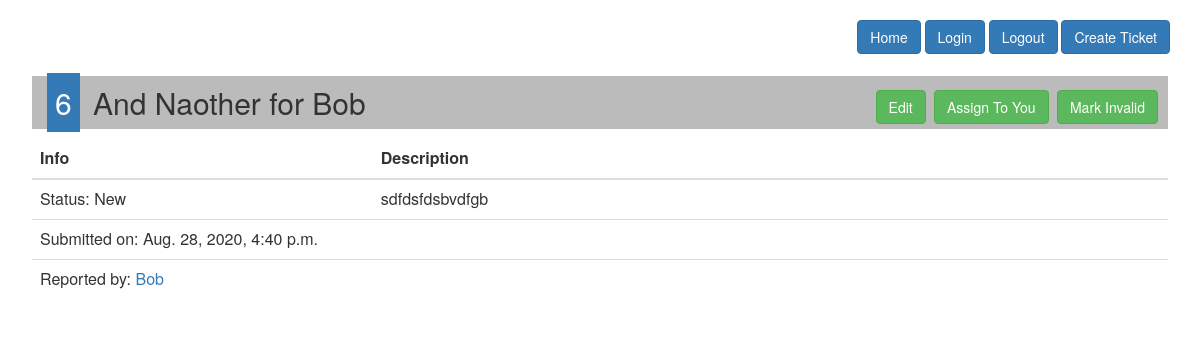
Before: /ticket/6/ with the older database file.
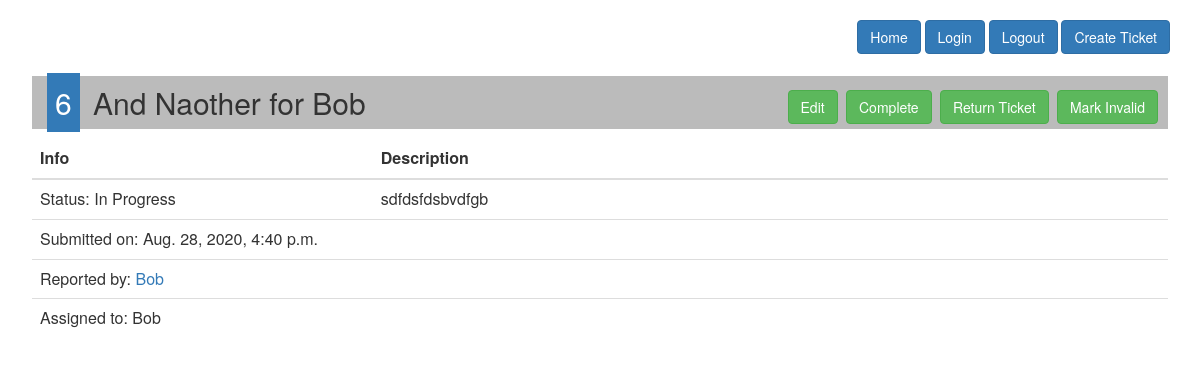
After: the same page with the newer database file.
### homepage/models.py (models this page shows, shortened)
class Ticket(models.Model):
    title = models.CharField(max_length=50)
    post_date = models.DateTimeField(default=timezone.now)
    description = models.TextField()
    user_filed = models.ForeignKey(newauthmodel, on_delete=models.CASCADE)
    status = models.CharField(max_length=50, default='New')
    user_assigned = models.CharField(max_length=50, blank=True, null=True)
    user_completed = models.CharField(max_length=50, blank=True, null=True)

### myuser/models.py (models this page shows)
class MyUser(AbstractUser):
    pass

### homepage/views.py (the view)
# urls.py: path('ticket/<int:ticket_id>/', ticket_detail_view, name="ticketview"),
def ticket_detail_view(request, ticket_id):
    my_ticket = Ticket.objects.filter(id=ticket_id).first()
    return render(request, "ticket_detail.html", {"ticket": my_ticket})

### templates/ticket_detail.html (shortened to what this page needs)
{% extends 'base.html' %} {% block content %}
<br />
<div align="right">
  <a href="/" class="btn btn-primary">Home</a>&nbsp;<a
    href="/login/"
    class="btn btn-primary"
    >Login</a
  >&nbsp;<a href="/logout/" class="btn btn-primary">Logout</a>&nbsp;<a
    href="/addticket/"
    class="btn btn-primary"
    >Create Ticket</a
  >
</div>
{% if not ticket %}
<h1>The ticket you are looking for does not exist.</h1>
{% else %}
<div class="card" style="padding: 2px">
  <h2 class="card-header" style="background-color: #bbb; padding: 10px">
    <span
      style="color: white; background-color: #337ab7; margin: 5px; padding: 8px"
      >{{ ticket.id }}</span
    >&nbsp;{{ ticket.title }}
    <span style="float: right">
      {% if ticket.status == "In Progress" %}
      <a class="btn btn-success" href="/ticket/{{ ticket.id }}/edit">Edit</a>
      <a class="btn btn-success" href="/ticket/{{ ticket.id }}/action/done"
        >Complete</a
      >
      <a class="btn btn-success" href="/ticket/{{ ticket.id }}/action/unassign"
        >Return Ticket</a
      >
      <a class="btn btn-success" href="/ticket/{{ ticket.id }}/action/invalid"
        >Mark Invalid</a
      >
      {% elif ticket.status == "Done" %}
      <a class="btn btn-success" href="/ticket/{{ ticket.id }}/action/reopen"
        >Reopen Ticket</a
      >
      {% elif ticket.status == "Invalid" %}
      <a class="btn btn-success" href="/ticket/{{ ticket.id }}/action/reopen"
        >Reopen Ticket</a
      >
      {% else %}
      <a class="btn btn-success" href="/ticket/{{ ticket.id }}/edit">Edit</a>
      <a class="btn btn-success" href="/ticket/{{ ticket.id }}/action/assign"
        >Assign To You</a
      >
      <a class="btn btn-success" href="/ticket/{{ ticket.id }}/action/invalid"
        >Mark Invalid</a
      >
      {% endif %}
    </span>
  </h2>
  <div class="card-body">
    <table class="table">
      <thead>
        <tr>
          <th scope="col" style="width: 30%">Info</th>
          <th scope="col">Description</th>
        </tr>
      </thead>
      <tbody>
        <tr>
          <td scope="row">Status: {{ ticket.status }}</td>
          <td>{{ ticket.description }}</td>
        </tr>
        <tr>
          <td scope="row">Submitted on: {{ ticket.post_date }}</td>
          <td></td>
        </tr>
        <tr>
          <td scope="row">
            Reported by:
            <a href="/user/{{ ticket.user_filed.id }}/"
              >{{ ticket.user_filed }}</a
            >
          </td>
          <td></td>
        </tr>
        {% if ticket.status == "In Progress" %}
        <tr>
          <td scope="row">Assigned to: {{ ticket.user_assigned }}</td>
          <td></td>
        </tr>
        {% endif %}
      </tbody>
    </table>
  </div>
</div>
{% endif %} {% endblock %}

Changed rows visible on the page:
changed Ticket "And Naother for Bob": status "New" → "In Progress"; user_assigned (not shown) → "Bob"
Other visible differences:
text no longer shown: "Assign To You"
text now shown: "Complete Return Ticket Assigned to:"
